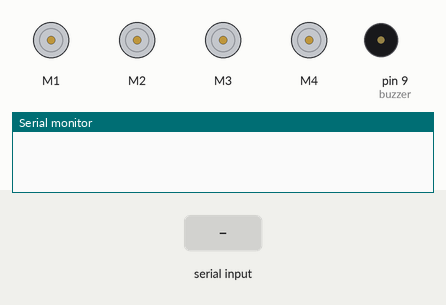
A sketch run on a simulated Arduino Uno, built with avr-gcc and run on an emulated ATmega328P. Parts: 4 × DC motor (green arrow = forward, orange = backward, longer = faster), buzzer (waves = sounding), the last lines printed to the serial monitor. The test bench sets the inputs (shaded band).

Above: at 1.2 s.
1.3 s: "M" received over Serial
At 2.7 s:
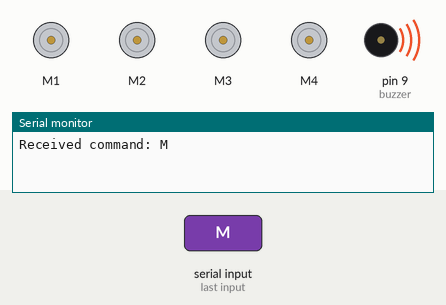
4.3 s: "F" received over Serial
At 4.9 s:
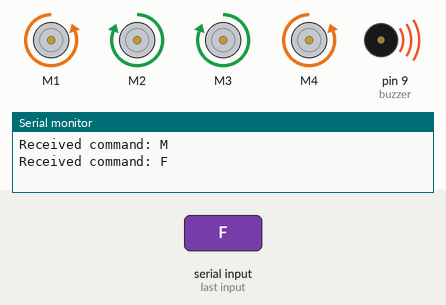
7.3 s: "B" received over Serial
At 7.9 s:
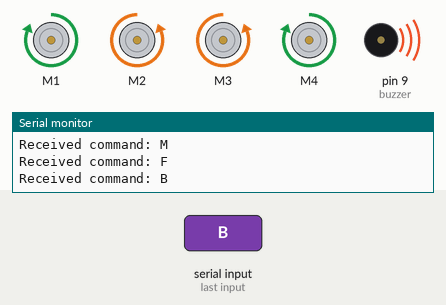
10.3 s: "L" received over Serial
At 12.9 s:
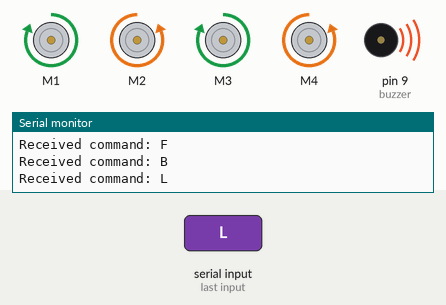
13.3 s: "R" received over Serial
At 15.2 s:
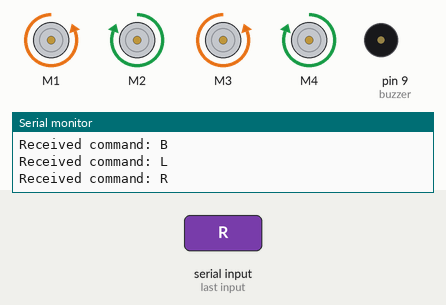
16.3 s: "S" received over Serial
At 18.1 s:
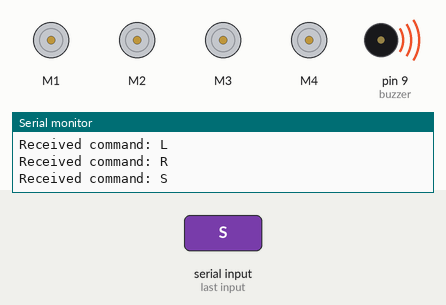
Timing chart, 0 to 20.3 s (numbered marks = the images above; inputs shaded):
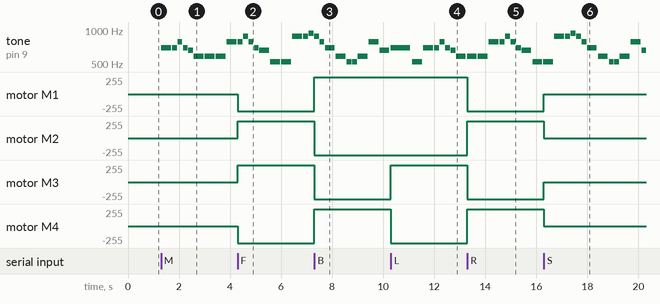

The sketch:

BLUETOOTH_CAR.ino
```cpp
#include <AFMotor.h>

#define NOTE_B0  31
#define NOTE_C1  33
#define NOTE_CS1 35
#define NOTE_D1  37
#define NOTE_DS1 39
#define NOTE_E1  41
#define NOTE_F1  44
#define NOTE_FS1 46
#define NOTE_G1  49
#define NOTE_GS1 52
#define NOTE_A1  55
#define NOTE_AS1 58
#define NOTE_B1  62
#define NOTE_C2  65
#define NOTE_CS2 69
#define NOTE_D2  73
#define NOTE_DS2 78
#define NOTE_E2  82
#define NOTE_F2  87
#define NOTE_FS2 93
#define NOTE_G2  98
#define NOTE_GS2 104
#define NOTE_A2  110
#define NOTE_AS2 117
#define NOTE_B2  123
#define NOTE_C3  131
#define NOTE_CS3 139
#define NOTE_D3  147
#define NOTE_DS3 156
#define NOTE_E3  165
#define NOTE_F3  175
#define NOTE_FS3 185
#define NOTE_G3  196
#define NOTE_GS3 208
#define NOTE_A3  220
#define NOTE_AS3 233
#define NOTE_B3  247
#define NOTE_C4  262
#define NOTE_CS4 277
#define NOTE_D4  294
#define NOTE_DS4 311
#define NOTE_E4  330
#define NOTE_F4  349
#define NOTE_FS4 370
#define NOTE_G4  392
#define NOTE_GS4 415
#define NOTE_A4  440
#define NOTE_AS4 466
#define NOTE_B4  494
#define NOTE_C5  523
#define NOTE_CS5 554
#define NOTE_D5  587
#define NOTE_DS5 622
#define NOTE_E5  659
#define NOTE_F5  698
#define NOTE_FS5 740
#define NOTE_G5  784
#define NOTE_GS5 831
#define NOTE_A5  880
#define NOTE_AS5 932
#define NOTE_B5  988
#define NOTE_C6  1047
#define NOTE_CS6 1109
#define NOTE_D6  1175
#define NOTE_DS6 1245
#define NOTE_E6  1319
#define NOTE_F6  1397
#define NOTE_FS6 1480
#define NOTE_G6  1568
#define NOTE_GS6 1661
#define NOTE_A6  1760
#define NOTE_AS6 1865
#define NOTE_B6  1976
#define NOTE_C7  2093
#define NOTE_CS7 2217
#define NOTE_D7  2349
#define NOTE_DS7 2489
#define NOTE_E7  2637
#define NOTE_F7  2794
#define NOTE_FS7 2960
#define NOTE_G7  3136
#define NOTE_GS7 3322
#define NOTE_A7  3520
#define NOTE_AS7 3729
#define NOTE_B7  3951
#define NOTE_C8  4186
#define NOTE_CS8 4435
#define NOTE_D8  4699
#define NOTE_DS8 4978
#define REST      0

int tempo = 140;
int buzzer = 9;
int melody[] = {

  NOTE_C5,4,
  NOTE_F5,4, NOTE_F5,8, NOTE_G5,8, NOTE_F5,8, NOTE_E5,8,
  NOTE_D5,4, NOTE_D5,4, NOTE_D5,4,
  NOTE_G5,4, NOTE_G5,8, NOTE_A5,8, NOTE_G5,8, NOTE_F5,8,
  NOTE_E5,4, NOTE_C5,4, NOTE_C5,4,
  NOTE_A5,4, NOTE_A5,8, NOTE_AS5,8, NOTE_A5,8, NOTE_G5,8,
  NOTE_F5,4, NOTE_D5,4, NOTE_C5,8, NOTE_C5,8,
  NOTE_D5,4, NOTE_G5,4, NOTE_E5,4,

  NOTE_F5,2, NOTE_C5,4,
  NOTE_F5,4, NOTE_F5,8, NOTE_G5,8, NOTE_F5,8, NOTE_E5,8,
  NOTE_D5,4, NOTE_D5,4, NOTE_D5,4,
  NOTE_G5,4, NOTE_G5,8, NOTE_A5,8, NOTE_G5,8, NOTE_F5,8,
  NOTE_E5,4, NOTE_C5,4, NOTE_C5,4,
  NOTE_A5,4, NOTE_A5,8, NOTE_AS5,8, NOTE_A5,8, NOTE_G5,8,
  NOTE_F5,4, NOTE_D5,4, NOTE_C5,8, NOTE_C5,8,
  NOTE_D5,4, NOTE_G5,4, NOTE_E5,4,
  NOTE_F5,2, NOTE_C5,4,

  NOTE_F5,4, NOTE_F5,4, NOTE_F5,4,
  NOTE_E5,2, NOTE_E5,4,
  NOTE_F5,4, NOTE_E5,4, NOTE_D5,4,
  NOTE_C5,2, NOTE_A5,4,
  NOTE_AS5,4, NOTE_A5,4, NOTE_G5,4,
  NOTE_C6,4, NOTE_C5,4, NOTE_C5,8, NOTE_C5,8,
  NOTE_D5,4, NOTE_G5,4, NOTE_E5,4,
  NOTE_F5,2, NOTE_C5,4,
  NOTE_F5,4, NOTE_F5,8, NOTE_G5,8, NOTE_F5,8, NOTE_E5,8,
  NOTE_D5,4, NOTE_D5,4, NOTE_D5,4,

  NOTE_G5,4, NOTE_G5,8, NOTE_A5,8, NOTE_G5,8, NOTE_F5,8,
  NOTE_E5,4, NOTE_C5,4, NOTE_C5,4,
  NOTE_A5,4, NOTE_A5,8, NOTE_AS5,8, NOTE_A5,8, NOTE_G5,8,
  NOTE_F5,4, NOTE_D5,4, NOTE_C5,8, NOTE_C5,8,
  NOTE_D5,4, NOTE_G5,4, NOTE_E5,4,
  NOTE_F5,2, NOTE_C5,4,
  NOTE_F5,4, NOTE_F5,4, NOTE_F5,4,
  NOTE_E5,2, NOTE_E5,4,
  NOTE_F5,4, NOTE_E5,4, NOTE_D5,4,

  NOTE_C5,2, NOTE_A5,4,
  NOTE_AS5,4, NOTE_A5,4, NOTE_G5,4,
  NOTE_C6,4, NOTE_C5,4, NOTE_C5,8, NOTE_C5,8,
  NOTE_D5,4, NOTE_G5,4, NOTE_E5,4,
  NOTE_F5,2, NOTE_C5,4,
  NOTE_F5,4, NOTE_F5,8, NOTE_G5,8, NOTE_F5,8, NOTE_E5,8,
  NOTE_D5,4, NOTE_D5,4, NOTE_D5,4,
  NOTE_G5,4, NOTE_G5,8, NOTE_A5,8, NOTE_G5,8, NOTE_F5,8,
  NOTE_E5,4, NOTE_C5,4, NOTE_C5,4,

  NOTE_A5,4, NOTE_A5,8, NOTE_AS5,8, NOTE_A5,8, NOTE_G5,8,
  NOTE_F5,4, NOTE_D5,4, NOTE_C5,8, NOTE_C5,8,
  NOTE_D5,4, NOTE_G5,4, NOTE_E5,4,
  NOTE_F5,2, NOTE_C5,4,
  NOTE_F5,4, NOTE_F5,8, NOTE_G5,8, NOTE_F5,8, NOTE_E5,8,
  NOTE_D5,4, NOTE_D5,4, NOTE_D5,4,
  NOTE_G5,4, NOTE_G5,8, NOTE_A5,8, NOTE_G5,8, NOTE_F5,8,
  NOTE_E5,4, NOTE_C5,4, NOTE_C5,4,

  NOTE_A5,4, NOTE_A5,8, NOTE_AS5,8, NOTE_A5,8, NOTE_G5,8,
  NOTE_F5,4, NOTE_D5,4, NOTE_C5,8, NOTE_C5,8,
  NOTE_D5,4, NOTE_G5,4, NOTE_E5,4,
  NOTE_F5,2, REST,4
};

int notes = sizeof(melody) / sizeof(melody[0]) / 2;
int wholenote = (60000 * 4) / tempo;
int divider = 0, noteDuration = 0;
int currentNote = 0;
bool isPlaying = false;
unsigned long noteStartTime = 0;

AF_DCMotor motor1(1, MOTOR12_1KHZ);
AF_DCMotor motor2(2, MOTOR12_1KHZ);
AF_DCMotor motor3(3, MOTOR34_1KHZ);
AF_DCMotor motor4(4, MOTOR34_1KHZ);

char command;


void setup()
{
  Serial.begin(9600);
}

void loop(){
  if(Serial.available() > 0){
    command = Serial.read();
    Serial.print("Received command: ");
    Serial.println(command);

    switch(command){
    case 'F':
      forward();
      break;
    case 'B':
      back();
      break;
    case 'L':
      left();
      break;
    case 'R':
      right();
      break;
    case 'S':
      Stop();
      break;
    case 'M':
      isPlaying = true;
      currentNote = 0;
      noteStartTime = millis();
      break;
    case 'N':
      isPlaying = false;
      noTone(9);
      Stop();
      break;
      default:
        Serial.print("Unknown command: ");
        Serial.println(command);
        break;
    }
  }

    if (isPlaying){
      Music();
    }
}

void forward()
{
  motor1.setSpeed(255);
  motor1.run(BACKWARD);
  motor2.setSpeed(255);
  motor2.run(FORWARD);
  motor3.setSpeed(255);
  motor3.run(FORWARD);
  motor4.setSpeed(255);
  motor4.run(BACKWARD);
}

void back()
{
  motor1.setSpeed(255);
  motor1.run(FORWARD);
  motor2.setSpeed(255);
  motor2.run(BACKWARD);
  motor3.setSpeed(255);
  motor3.run(BACKWARD);
  motor4.setSpeed(255);
  motor4.run(FORWARD);
}

void left()
{
  motor1.setSpeed(255);
  motor1.run(FORWARD);
  motor2.setSpeed(255);
  motor2.run(BACKWARD);
  motor3.setSpeed(255);
  motor3.run(FORWARD);
  motor4.setSpeed(255);
  motor4.run(BACKWARD);
}

void right()
{
  motor1.setSpeed(255);
  motor1.run(BACKWARD);
  motor2.setSpeed(255);
  motor2.run(FORWARD);
  motor3.setSpeed(255);
  motor3.run(BACKWARD);
  motor4.setSpeed(255);
  motor4.run(FORWARD);
}

void Stop()
{
  motor1.setSpeed(0);
  motor1.run(RELEASE);
  motor2.setSpeed(0);
  motor2.run(RELEASE);
  motor3.setSpeed(0);
  motor3.run(RELEASE);
  motor4.setSpeed(0);
  motor4.run(RELEASE);
}

void Music() {

  if (millis() - noteStartTime >= noteDuration) {
    noTone(buzzer);
    currentNote += 2;

    if (currentNote < notes * 2) {
      divider = melody[currentNote + 1];
      if (divider > 0) {
        noteDuration = (wholenote) / divider;
      } else if (divider < 0) {
        noteDuration = (wholenote) / abs(divider);
        noteDuration *= 1.5;
      }
      tone(buzzer, melody[currentNote], noteDuration * 0.9);
      noteStartTime = millis();
    } else {
      currentNote = 0;
    }
  }
}
```

Measured:
- after the input at 1.3 s, tone on pin 9 (buzzer): plays 698 Hz for 0.39 s, 698 Hz for 0.19 s, 784 Hz for 0.19 s, 698 Hz for 0.19 s, 659 Hz for 0.19 s, 587 Hz for 0.39 s … (10 notes in this stretch), starting at once
- after the input at 4.3 s, motor M1, motor M4: stopped → backward 255/255 at once; motor M2, motor M3: stopped → forward 255/255 at once
- after the input at 7.3 s, motor M1, motor M4: backward 255/255 → forward 255/255 at once; motor M2, motor M3: forward 255/255 → backward 255/255 at once
- after the input at 10.3 s, motor M3: backward 255/255 → forward 255/255 at once; motor M4: forward 255/255 → backward 255/255 at once
- after the input at 13.3 s, motor M1, motor M3: forward 255/255 → backward 255/255 at once; motor M2, motor M4: backward 255/255 → forward 255/255 at once
- after the input at 16.3 s, motor M1, motor M3: backward 255/255 → stopped at once; motor M2, motor M4: forward 255/255 → stopped at once
